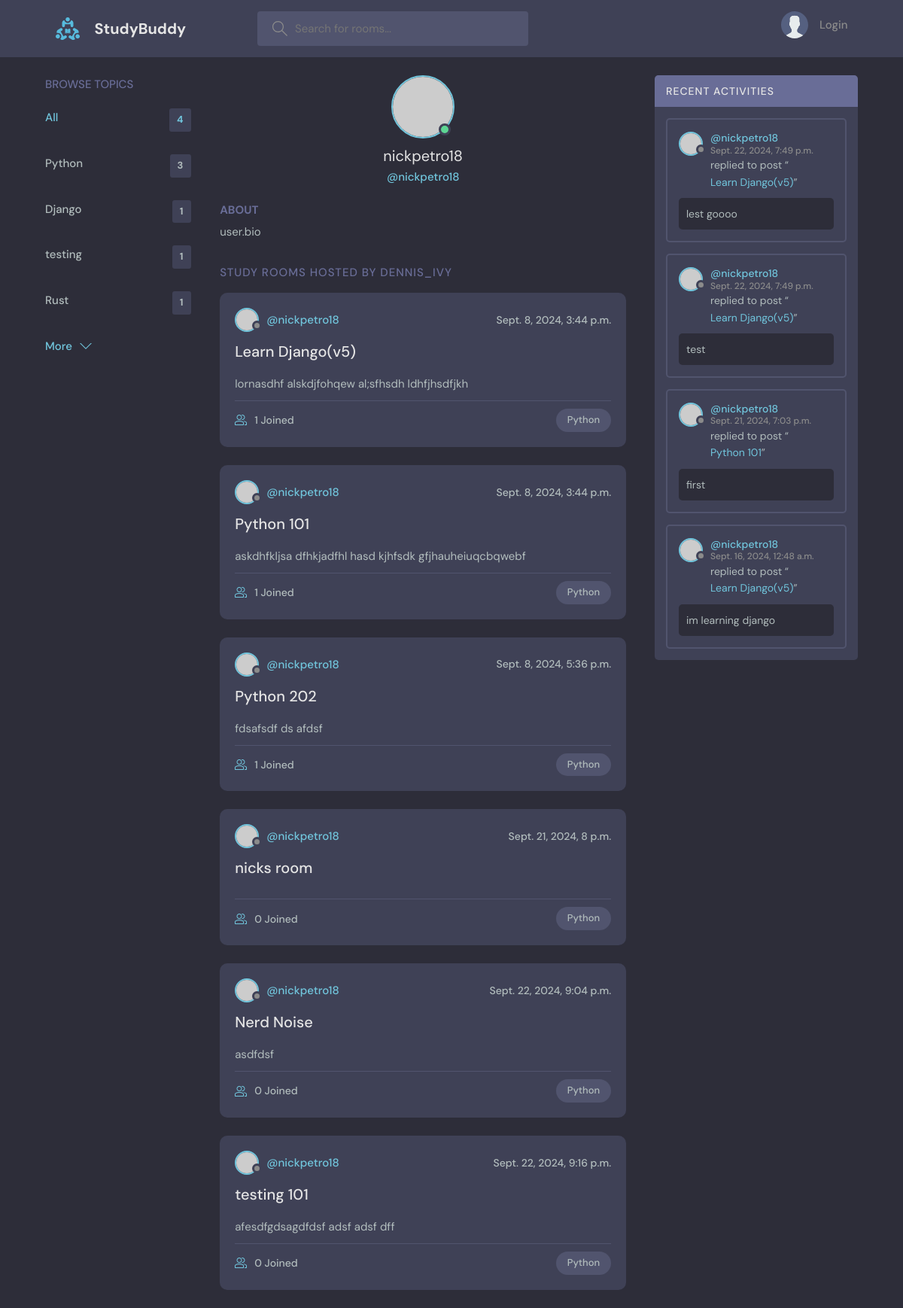
Page /profile/1/ on the committed database.
### base/models.py (models this page shows, shortened)
class Topic(models.Model):
    name = models.CharField(max_length=100)

class Room(models.Model):
    host = models.ForeignKey(User, on_delete=models.SET_NULL, null=True)
    topic = models.ForeignKey(Topic, on_delete=models.CASCADE, null=True)
    name = models.CharField(max_length=20)
    desc = models.TextField(null=True, blank=True)
    participants = models.ManyToManyField(User, related_name='participants', blank=True)
    last_update = models.DateTimeField(auto_now=True)
    date_created = models.DateTimeField(auto_now_add=True)

class Message(models.Model):
    user = models.ForeignKey(User, on_delete=models.CASCADE)
    room = models.ForeignKey(Room, on_delete=models.CASCADE)
    msg = models.TextField()
    updated = models.DateTimeField(auto_now=True)
    created = models.DateTimeField(auto_now_add=True)
    class Meta:
        ordering = ['-updated', '-created']

### base/views.py (the view)
# urls.py: path('profile/<int:pk>/', views.user_profile, name="user-profile"),
def user_profile(request, pk):
    user = User.objects.get(id=pk)
    rooms = user.room_set.all()
    room_messages = user.message_set.all()
    topics = Topic.objects.all()
    context = {'user': user, 'rooms': rooms, 'room_messages': room_messages, 'topics': topics}
    return render(request, 'profile.html', context)

### templates/profile.html (shortened to what this page needs)
{% extends 'main.html' %}
{% block content %}
<main class="profile-page layout layout--3">
  <div class="container">
    {% include 'topics_component.html' %}
    <div class="roomList">
      <div class="profile">
        <div class="profile__avatar">
          <div class="avatar avatar--large active">
            <img src="https://randomuser.me/api/portraits/men/11.jpg" />
          </div>
        </div>
        <div class="profile__info">
          <h3>{{user.username}}</h3>
          <p>@{{user.username}}</p>
        </div>
        <div class="profile__about">
          <h3>About</h3>
          <p>
            user.bio
          </p>
        </div>
      </div>
      <div class="roomList__header">
        <div>
          <h2>Study Rooms Hosted by dennis_ivy</a>
          </h2>
        </div>
      </div>
      {% include 'feed_component.html' %}
    </div>
    <div class="activities">
      <div class="activities__header">
        <h2>Recent Activities</h2>
      </div>
      {% include 'activity_component.html' %}
    </div>
  </div>
</main>
{% endblock content %}

### templates/topics_component.html (shortened to what this page needs)
<div class="topics">
    <div class="topics__header">
    <h2>Browse Topics</h2>
    </div>
    <ul class="topics__list">
    <li>
        <a href="{% url 'home'}" class="active">All <span>{{topics.count}}</span></a>
    </li>
    {% for topic in topics %}
        <li>
            <a href="/?q={{topic.name}}">{{topic.name}} <span>{{topic.room_set.all.count}}</span></a>
        </li>
    </ul>
    <a class="btn btn--link" href="topics.html">
    More
    <svg version="1.1" xmlns="http://www.w3.org/2000/svg" width="32" height="32" viewBox="0 0 32 32">
        <title>chevron-down</title>
        <path d="M16 21l-13-13h-3l16 16 16-16h-3l-13 13z"></path>
    </svg>
    </a>
</div>

### templates/feed_component.html (shortened to what this page needs)
{% for room in rooms %}
<div class="roomListRoom">
    <div class="roomListRoom__header">
        <a href="{% url 'user-profile' room.host.id %}" class="roomListRoom__author">
        <div class="avatar avatar--small">
            <img src="https://randomuser.me/api/portraits/women/11.jpg" />
        </div>
        <span>@{{room.host}}</span>
        </a>
        <div class="roomListRoom__actions">
        <span>{{room.date_created}}</span>
        </div>
    </div>
    <div class="roomListRoom__content">
        <a href="{% url 'room' room.id %}">{{room.name}}</a>
        <p>
        {{room.desc}}
        </p>
    </div>
    <div class="roomListRoom__meta">
        <a href="{% url 'room' room.id %}" class="roomListRoom__joined">
        {{room.participants.all.count}} Joined
        </a>
        <p class="roomListRoom__topic">Python</p>
    </div>
</div>
{% endfor %}

### templates/activity_component.html (shortened to what this page needs)
{% for message in room_messages%}
<div class="activities__box">
    <div class="activities__boxHeader roomListRoom__header">
        <a href="{% url 'user-profile' message.user.id %}" class="roomListRoom__author">
        <div class="avatar avatar--small">
            <img src="https://randomuser.me/api/portraits/women/11.jpg" />
        </div>
        <p>
            @{{message.user}}
            <span>{{message.created}}</span>
        </p>
        </a>
    </div>
    <div class="activities__boxContent">
        <p>replied to post “<a href="{% url 'room' message.room.id %}">{{message.room.name}}</a>”</p>
        <div class="activities__boxRoomContent">
        {{message.msg}}
        </div>
    </div>
</div>
{% endfor %}

### rows in the picture
Topic: name "Python", room_set.all.count "3"
Topic: name "Django", room_set.all.count "1"
Topic: name "testing", room_set.all.count "1"
Topic: name "Rust", room_set.all.count "1"
Room: host "nickpetro18", date_created "Sept. 8, 2024, 3:44 p.m.", name "Learn Django(v5)", desc "lornasdhf alskdjfohqew al;sfhsdh ldhfjhsdfjkh", participants.all.count "1"
Room: host "nickpetro18", date_created "Sept. 8, 2024, 3:44 p.m.", name "Python 101", desc "askdhfkljsa dfhkjadfhl hasd kjhfsdk gfjhauheiuqcbqwebf", participants.all.count "1"
Room: host "nickpetro18", date_created "Sept. 8, 2024, 5:36 p.m.", name "Python 202", desc "fdsafsdf ds afdsf", participants.all.count "1"
Room: host "nickpetro18", date_created "Sept. 21, 2024, 8 p.m.", name "nicks room", participants.all.count "0"
Room: host "nickpetro18", date_created "Sept. 22, 2024, 9:04 p.m.", name "Nerd Noise", desc "asdfdsf", participants.all.count "0"
Room: host "nickpetro18", date_created "Sept. 22, 2024, 9:16 p.m.", name "testing 101", desc "afesdfgdsagdfdsf adsf adsf dff", participants.all.count "0"
Message: user "nickpetro18", created "Sept. 22, 2024, 7:49 p.m.", room.name "Learn Django(v5)", msg "lest goooo"
Message: user "nickpetro18", created "Sept. 22, 2024, 7:49 p.m.", room.name "Learn Django(v5)", msg "test"
Message: user "nickpetro18", created "Sept. 21, 2024, 7:03 p.m.", room.name "Python 101", msg "first"
Message: user "nickpetro18", created "Sept. 16, 2024, 12:48 a.m.", room.name "Learn Django(v5)", msg "im learning django"

### other values in the picture
{{ topics.count }} "4"
{{ user.username }} "nickpetro18"
